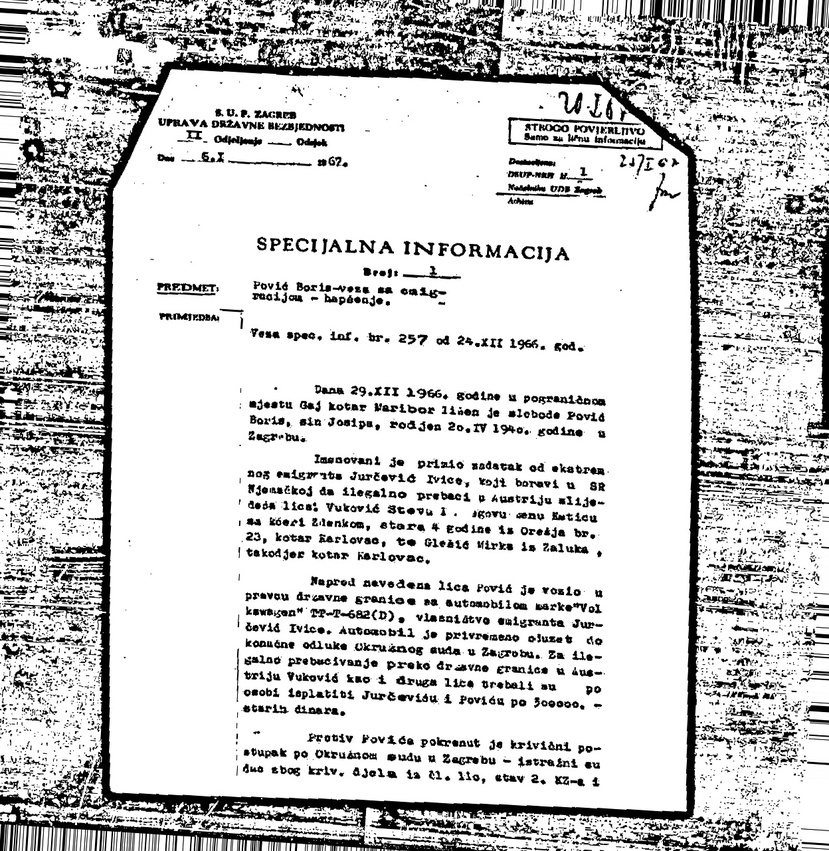
#> input picture various_testing/dataset_deskewed/Z05353396.jpg, 829 x 851 px, shrunk from 1248 x 1280 before the run; its folder holds only this picture in this run
$ python main.py
#> lines starting #> are read from the running program, lines starting #| are printed output that depends on the picture; after the words box and inside, x2 and y2 are one past the last pixel; in counts of white or black regions, pixels touching at a corner belong together
import cv2
import pytesseract
import os
import numpy as np

from PIL import Image, ImageEnhance
from pathlib import Path
from matplotlib import pyplot as plt

#prvi pokusaj obrade slike, ne daje dobre rezultate za sve slike, lose obradi slike za izuzetno izblijedenim tekstom
#adaptive_threshold daje bolje rezultate

def grayscale(image):
    return cv2.cvtColor(image, cv2.COLOR_BGR2GRAY)

#C:\Users\Lovro\Desktop\projekt\ProjektR\dataset_processed
home = str(Path.home())
dir = os.path.join(home, "Desktop", "projekt", "projektR","dataset_deskewed")
dir = dir.replace("\\", "/")

arr = [] # sadrzi imena svih dataset slika
#dir = "C:/Users/Lovro/Desktop/projekt/ProjektR/dataset"
for filename in os.scandir(dir):
    if filename.is_file():
        arr.append(filename.path)

#iteriranje svake slike u folderu
for each in arr:

    #1 izostravanje slike
    image = cv2.imread(each, flags=cv2.IMREAD_COLOR)
#> image is the input picture: shape (851, 829, 3); min 0, max 255, mean 204.4
    kernel = np.array([[0, -1, 0],
                    [-1, 5,-1],
                    [0, -1, 0]])
    image_sharp = cv2.filter2D(src=image, ddepth=-1, kernel=kernel)
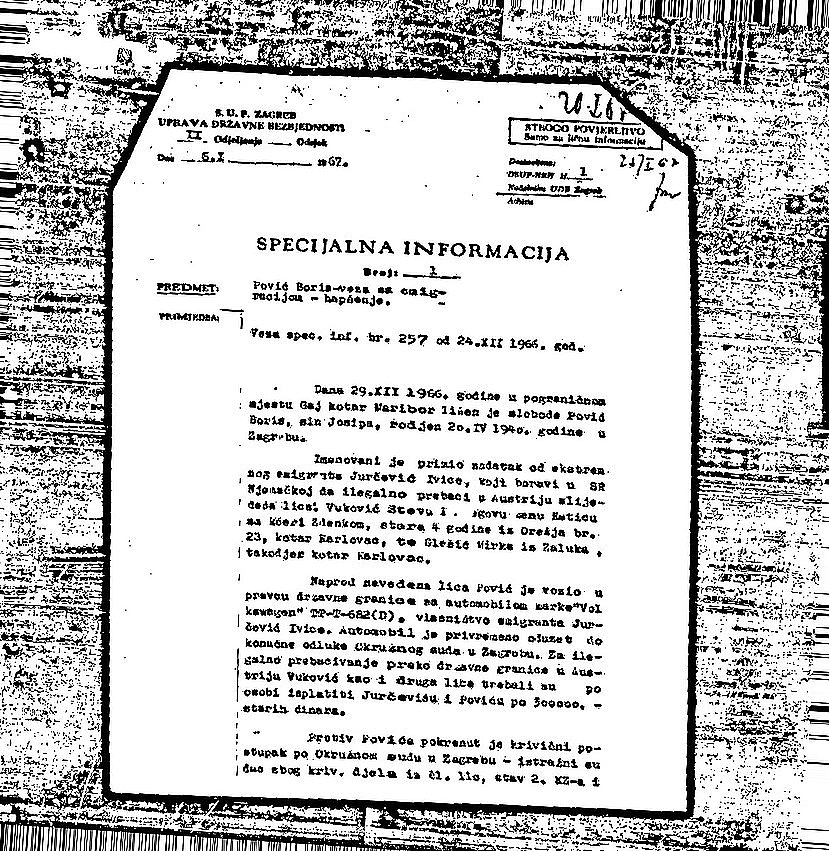
#> image_sharp: shape (851, 829, 3); min 0, max 255, mean 201.8
    each = each.replace("dataset_deskewed", "dataset_processed" )
    cv2.imwrite(each, image_sharp)

    #2 promjena kontrasta slike
    im = Image.open(each)
    enhancer = ImageEnhance.Contrast(im)
    factor = 1.5 #promjenjiv faktor
    im_output = enhancer.enhance(factor)
    im_output.save(each)

    #3 postupak thresholda, potrebno je dobit grayscale pa bw format te provest threshold
    image_file = each
    img = cv2.imread(image_file)

    gray_image = grayscale(img)
    cv2.imwrite(each, gray_image)

    image_gray = each
    img = cv2.imread(image_gray)

    inverted_image = cv2.bitwise_not(img)
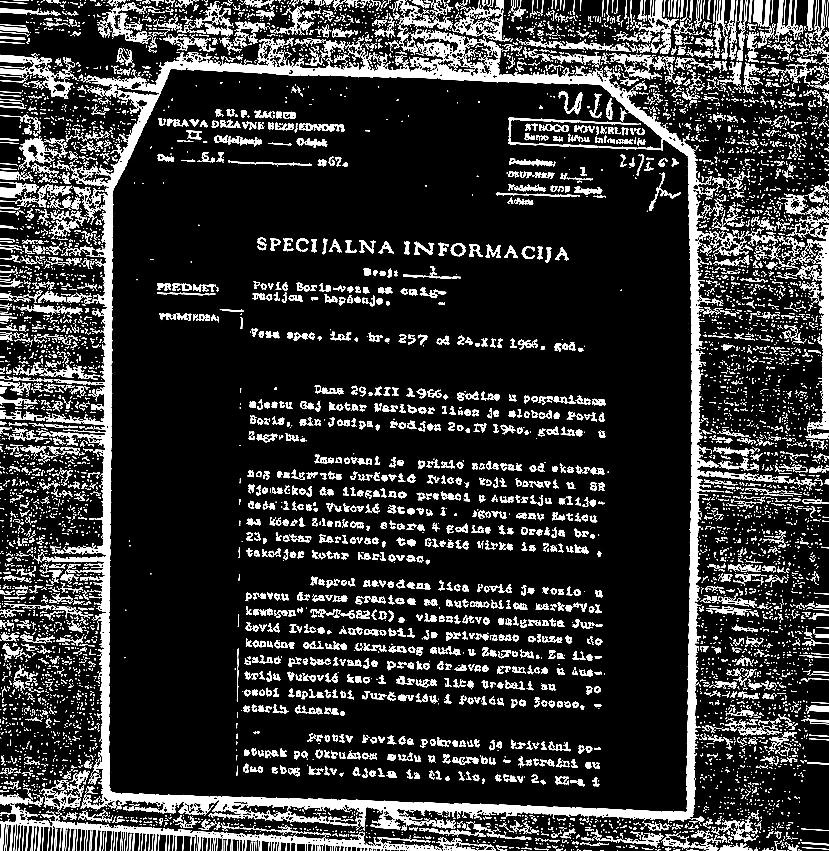
#> inverted_image: shape (851, 829, 3); min 0, max 255, mean 54.8
    cv2.imwrite(each, inverted_image)
    image_file = each
    img = cv2.imread(image_file)

    thresh, im_bw = cv2.threshold(gray_image, 230, 240, cv2.THRESH_BINARY) #odabrane 230 i 240 zbog izrazitog izblijedenog teksta na pojedinim slikama
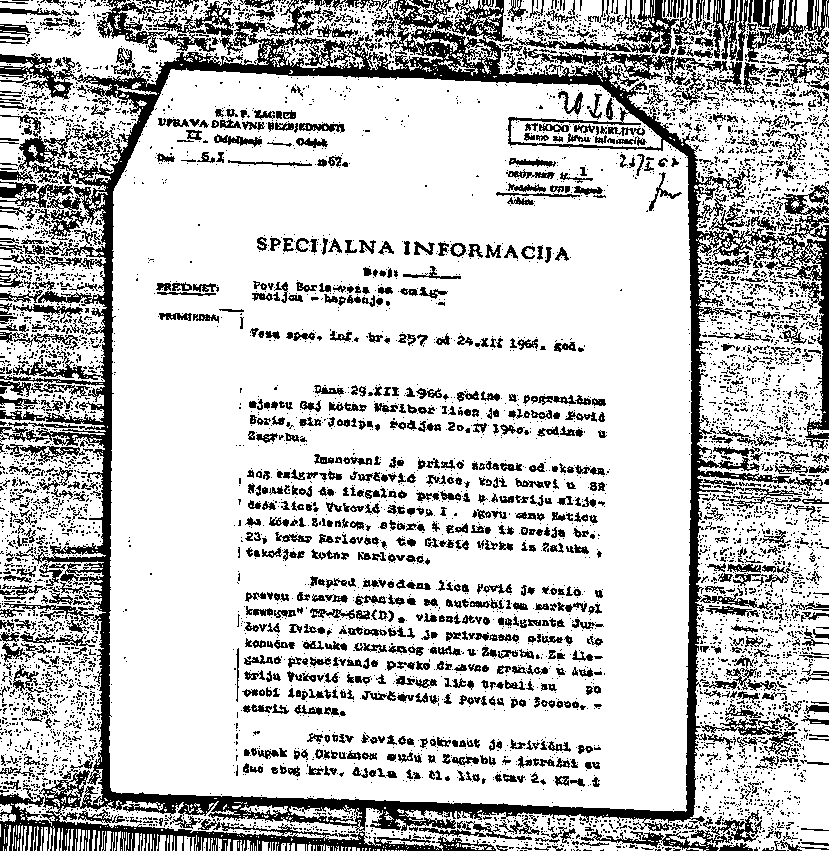
#> im_bw: shape (851, 829); values 0 (black) and 240 (white), 76.7% white; 6591 black regions (5461 under 20 px), largest, box (x1, y1, x2, y2) and area: (0, 0, 829, 851) 62186, (745, 0, 829, 91) 2854, (97, 0, 242, 55) 2670
    cv2.imwrite(each, im_bw)

$ run again, on various_testing/dataset_deskewed/Z05353673.jpg
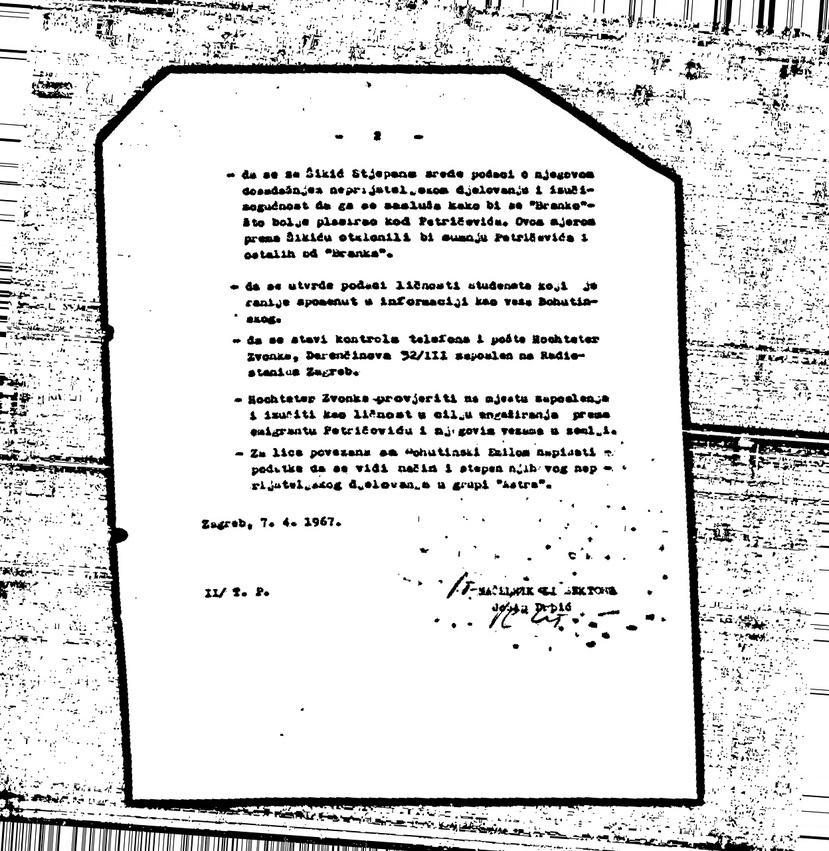
#> input picture various_testing/dataset_deskewed/Z05353673.jpg, 829 x 851 px, shrunk from 1248 x 1280 before the run
#> image is the input picture: shape (851, 829, 3); min 0, max 255, mean 222.9
#> `inverted_image = cv2.bitwise_not(img)`:
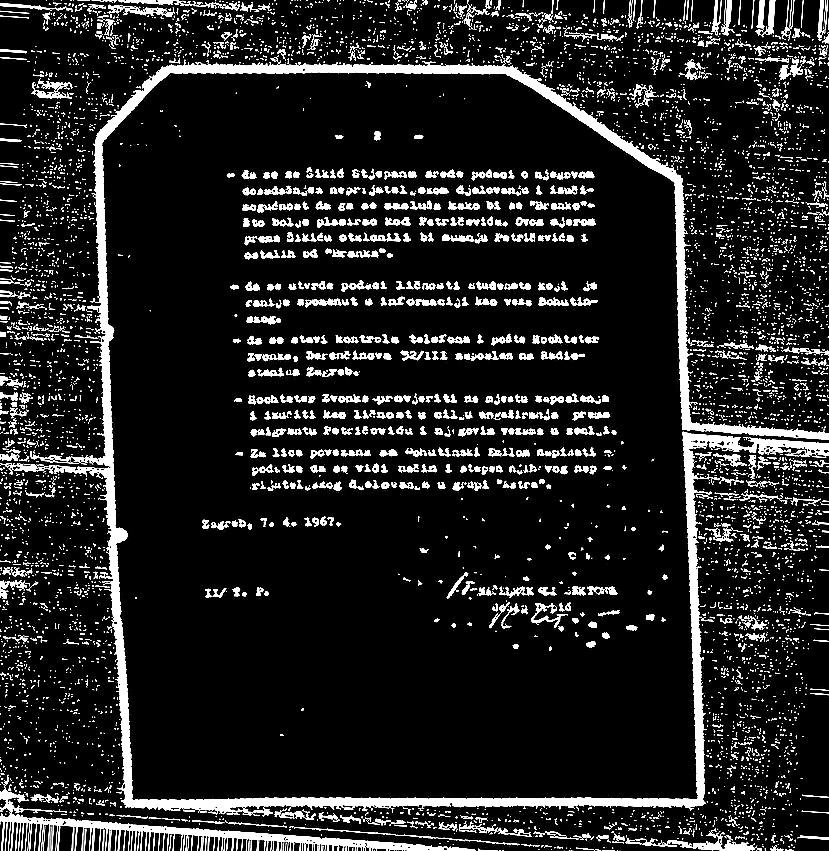
#> inverted_image: shape (851, 829, 3); min 0, max 255, mean 36.6
#> `thresh, im_bw = cv2.threshold(gray_image, 230, 240, cv2.THRESH_BINARY)`:
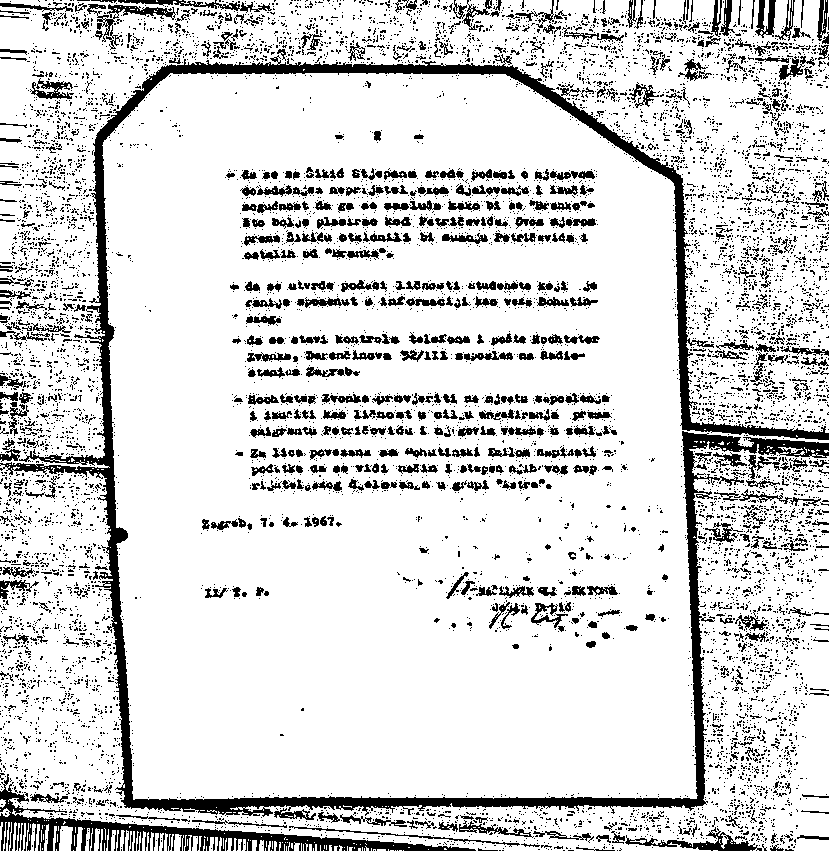
#> im_bw: shape (851, 829); values 0 (black) and 240 (white), 84.2% white; 9355 black regions (8633 under 20 px), largest, box (x1, y1, x2, y2) and area: (0, 54, 829, 817) 28554, (0, 774, 476, 851) 6381, (625, 827, 762, 851) 898

$ run again, on various_testing/dataset_deskewed/Z05353721.jpg
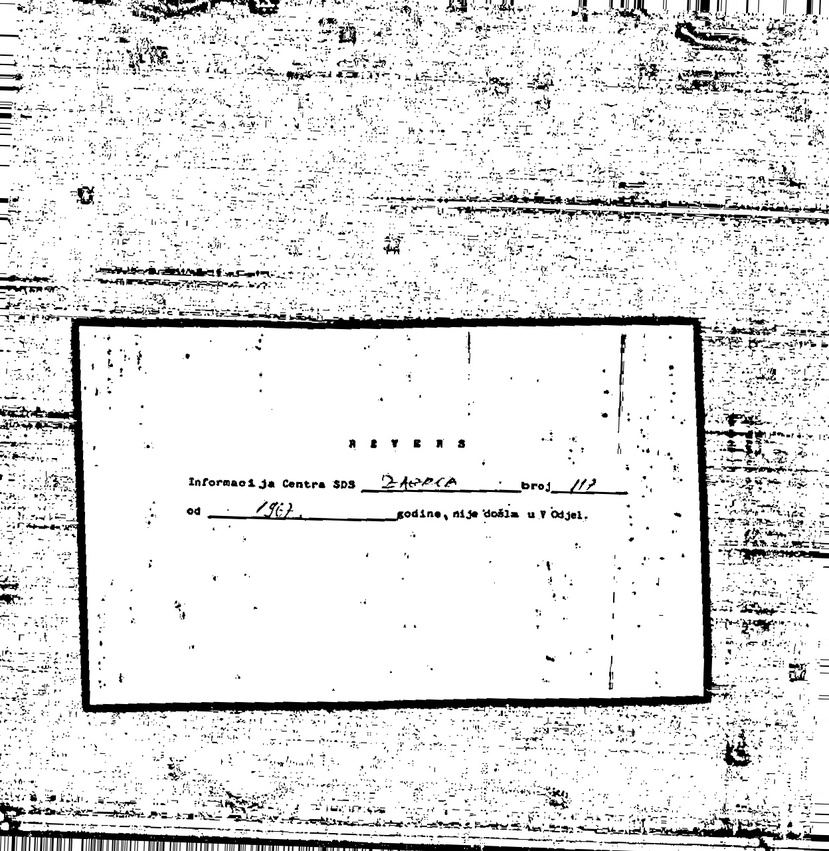
#> input picture various_testing/dataset_deskewed/Z05353721.jpg, 829 x 851 px, shrunk from 1248 x 1280 before the run
#> image is the input picture: shape (851, 829, 3); min 0, max 255, mean 227.5
#> `inverted_image = cv2.bitwise_not(img)`:
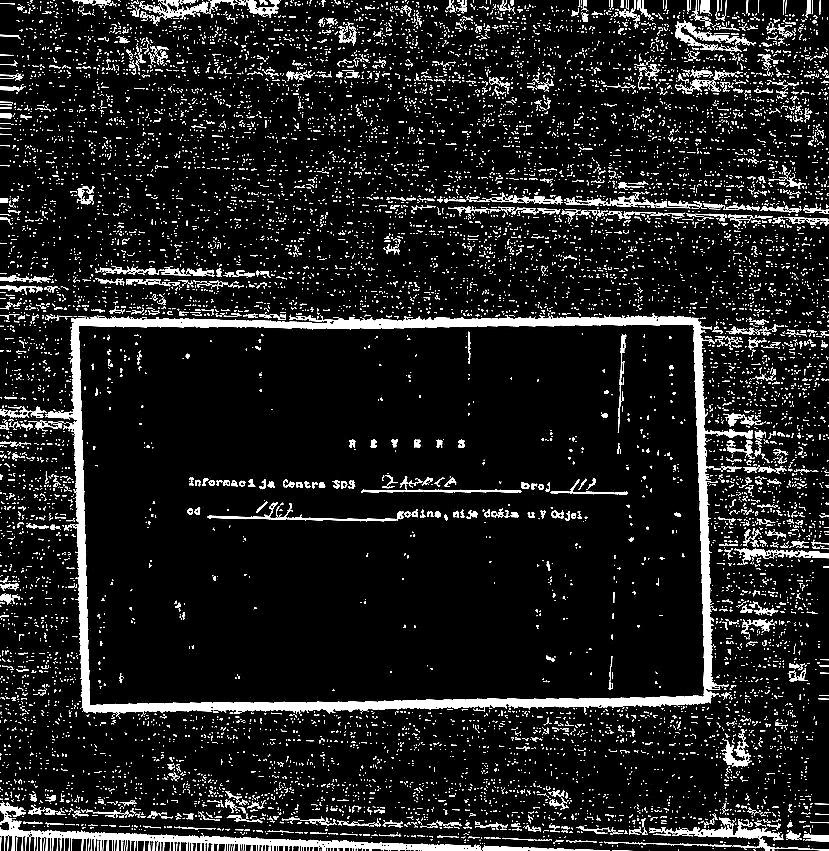
#> inverted_image: shape (851, 829, 3); min 0, max 255, mean 34.2
#> `thresh, im_bw = cv2.threshold(gray_image, 230, 240, cv2.THRESH_BINARY)`:
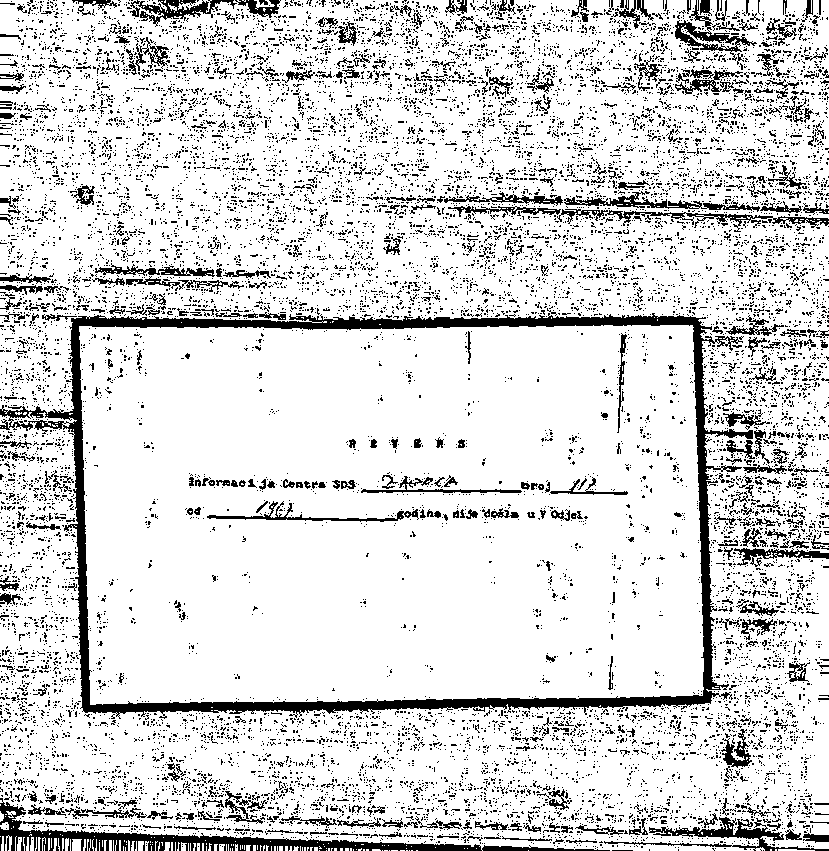
#> im_bw: shape (851, 829); values 0 (black) and 240 (white), 84.8% white; 14561 black regions (14060 under 20 px), largest, box (x1, y1, x2, y2) and area: (0, 313, 753, 719) 19870, (0, 798, 610, 851) 5559, (604, 817, 829, 851) 1644
